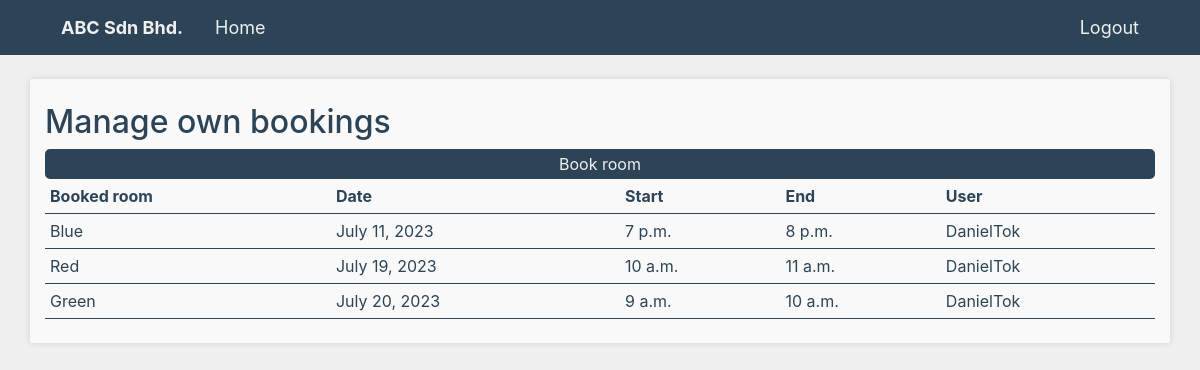
Screenshot of /bookingManagement (signed in) with the database file from the repository.
### booking/models.py (models this page shows, shortened)
class RoomBooking(models.Model):
    roomName = models.ForeignKey('rooms.Room', on_delete=models.CASCADE)
    userName = models.ForeignKey(User, on_delete=models.CASCADE, default="", name="userName")
    date = models.DateField()
    start = models.TimeField()
    end = models.TimeField()
    class Meta:
        constraints = [
            models.CheckConstraint(check=Q(start__lte=F('end')), name='start_before_end')
        ]

### rooms/models.py (models this page shows)
class Room(models.Model):
    roomName = models.CharField(max_length=50, unique=True)
    capacity = models.IntegerField(default=0)
    createdAt = models.DateTimeField(auto_now_add=True)
    def __str__(self):
        return self.roomName

### booking/views.py (the view)
# urls.py: path('', bookingManagementView, name='bookingManagement'),
def bookingManagementView(request):
    if request.user.is_staff:
        bookings = RoomBooking.objects.all()
    else:
        userName = User.objects.get(username=request.user.username)
        bookings = RoomBooking.objects.filter(userName = userName)
    context = {'roomBooking' :bookings.order_by("date", "start")}
    return render(request, "bookingManagement.html", context)

### templates/bookingManagement.html (shortened to what this page needs)
{% extends 'base.html' %}
{% block content %}
{% if user.is_authenticated %}
    <br>
    <div class="container py-4 boxColor boxShadow">
        <h2>Manage
            {% if not user.is_staff %}
                own
            {% endif %}
            bookings</h2>
        <button><a href="{% url 'roomBooking' %}">Book room</a></button>
                    <table class="dataTable">
                        <tr style="font-weight:bold">
                            <th>Booked room</th>
                            <th>Date</th>
                            <th>Start</th>
                            <th>End</th>
                            <th>User</th>
                        </tr>
                        <tr>
                            {% for booking in roomBooking %}
                                <tr>
                                    <td>{{booking.roomName}}</td>
                                    <td>{{booking.date}}</td>
                                    <td>{{booking.start}}</td>
                                    <td>{{booking.end}}</td>
                                    <td>{{booking.userName}}</td>
                                </tr>
                            {% endfor %}
                        </tr>
                    </table>
    </div>
{% else %}
<br>
<div class="container py-4 boxColor boxShadow">
    <p>You are not logged in.</p>
    <button><a href="{% url 'login' %}">Log In</a></button>
</div>
{% endif %}
{% endblock %}

### templates/base.html (style rules this page uses)
:root { --orange:#FF8551; --white:#f9f9f9; --offWhite:#f0f0f0; --buttonColor:var(--grey); --grey:#2D4356; --success:#7FFFD4; --fail:#ff7b95; }
body { background-color:var(--offWhite); color:var(--grey) }
a { color:var(--grey) }
.boxShadow { filter: drop-shadow(0px 0px 3px #cecece); border-radius:2px; }
.boxColor { background-color:var(--white); }
button { background-color:var(--buttonColor); border:2px solid var(--grey); border-radius:5px; width:100%; color:var(--offWhite) !important; }
button a { display:block; width:100%; color:var(--offWhite) !important; }
button a { color:var(--grey); }
.dataTable { width:100%; }
.dataTable td,th { padding:5px; }
.dataTable td { border-top:1px solid var(--grey); border-bottom:1px solid var(--grey); }

### templates/header.html (style rules this page uses)
a { text-decoration: none; }

### rows the page displays
RoomBooking: roomName "Blue", date "July 11, 2023", start "7 p.m.", end "8 p.m.", userName "DanielTok"
RoomBooking: roomName "Red", date "July 19, 2023", start "10 a.m.", end "11 a.m.", userName "DanielTok"
RoomBooking: roomName "Green", date "July 20, 2023", start "9 a.m.", end "10 a.m.", userName "DanielTok"
